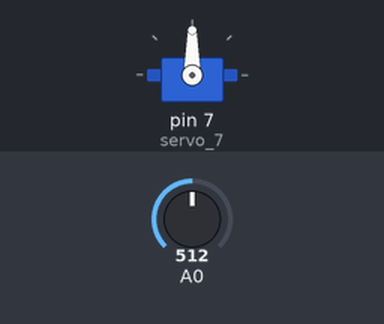
A sketch run on a simulated Arduino Uno, built with avr-gcc and run on an emulated ATmega328P. On the bench: servo. The inputs (shaded band) are chosen by the test bench; at power-on: A0 = 512.

Above: at 1.2 s.
1.3 s: A0 set to 716
At 1.8 s:
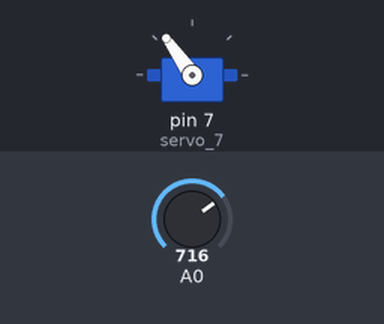
2.8 s: A0 set to 900
At 4.0 s:
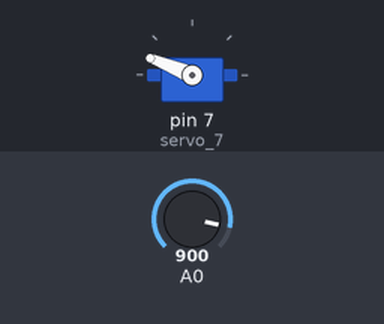
4.3 s: A0 set to 1023
At 5.1 s:
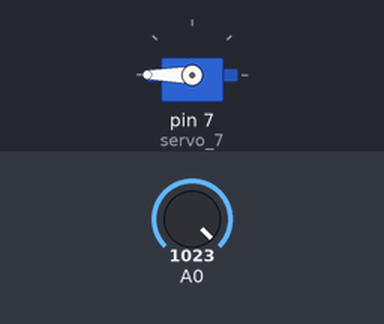
5.8 s: A0 set to 306
At 6.2 s:
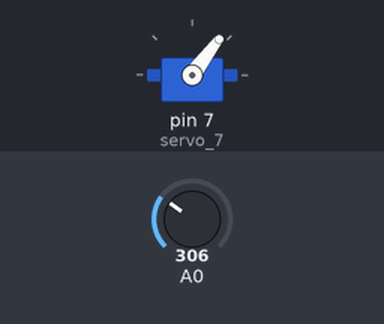
7.3 s: A0 set to 122
At 8.3 s:
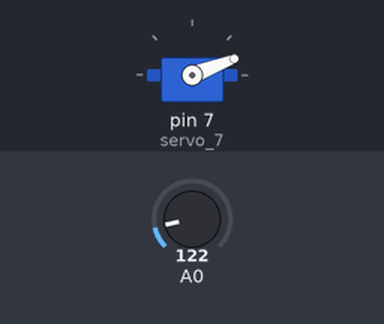
Timing chart, 0 to 9.8 s (numbered marks = the images above; inputs shaded):
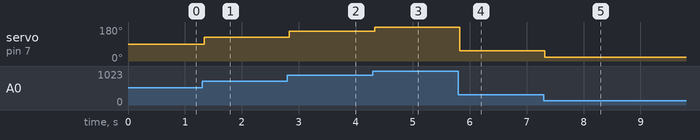

The sketch:

Servo.ino
```cpp
#include <Servo.h>    //Incluimos uma biblioteca do servo

Servo servo_7;        //Definimos o nome "servo_7" para o servo motor

void setup()
{
  servo_7.attach(7);
}

void loop()
{
  int pot = analogRead(0);
  int angulo=map(pot, 0, 1023, 0, 180);
  servo_7.write(angulo);
  Serial.print( "O angulo é: ");
  Serial.print (angulo);
  delay(40);
}
```

Measured:
- after the input at 1.3 s, servo on pin 7 (servo_7): 90° → 125° at once
- after the input at 2.8 s, servo on pin 7 (servo_7): 125° → 158° at once
- after the input at 4.3 s, servo on pin 7 (servo_7): 158° → 180° at once
- after the input at 5.8 s, servo on pin 7 (servo_7): 180° → 53° at once
- after the input at 7.3 s, servo on pin 7 (servo_7): 53° → 21° at once
